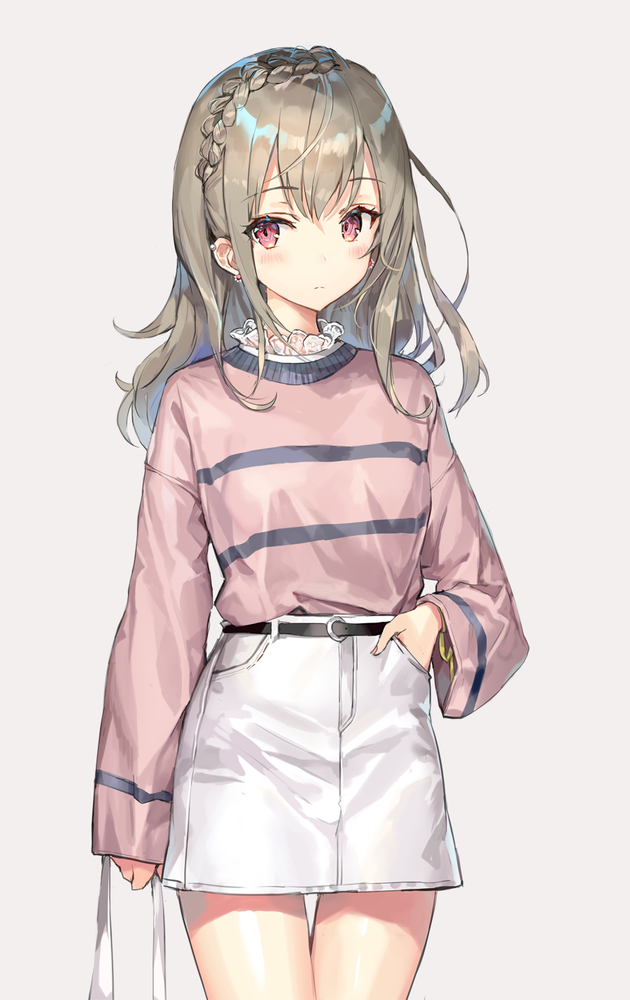
#> input picture ImagePreprocess/colour_girl.png, 630 x 1000 px, shrunk from 900 x 1428 before the run, found by its file name
$ python opencv_sketch.py
#> lines starting #> are read from the running program, lines starting #| are printed output that depends on the picture; after the words box and inside, x2 and y2 are one past the last pixel; in counts of white or black regions, pixels touching at a corner belong together
#coding:utf-8
import cv2
import numpy as np

#读取原始图像
gray = cv2.imread('ImagePreprocess\colour_girl.png')
#> gray is the input picture: shape (1000, 630, 3); mean B, G, R 212.8, 213.9, 225.6

#图像灰度处理
gray = cv2.cvtColor(gray,cv2.COLOR_BGR2GRAY)
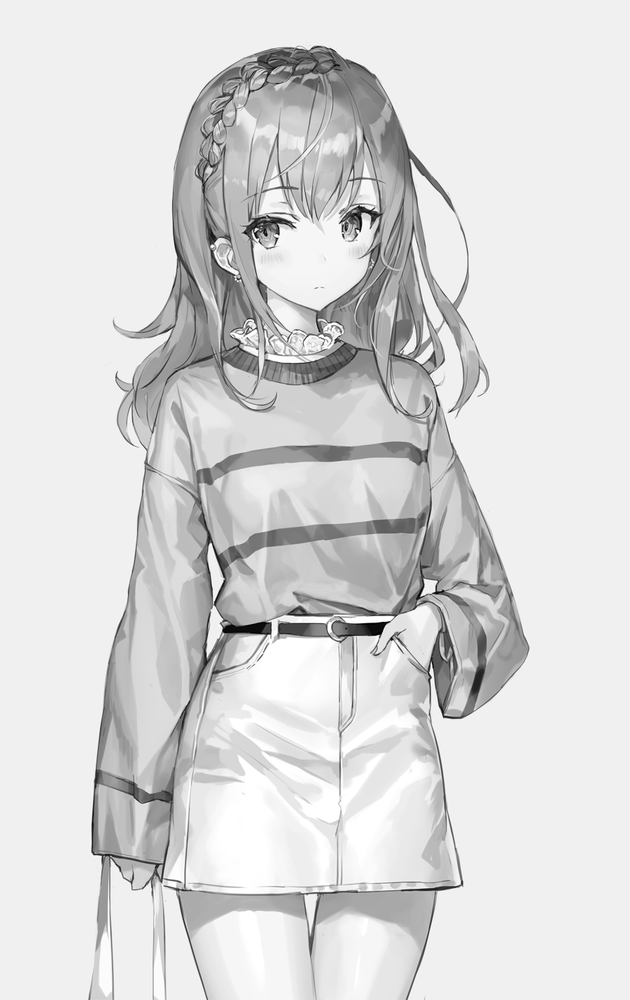
#> gray: shape (1000, 630); min 0, max 255, mean 217.2

#高斯滤波降噪
gaussian = cv2.GaussianBlur(gray, (11,11), 0)
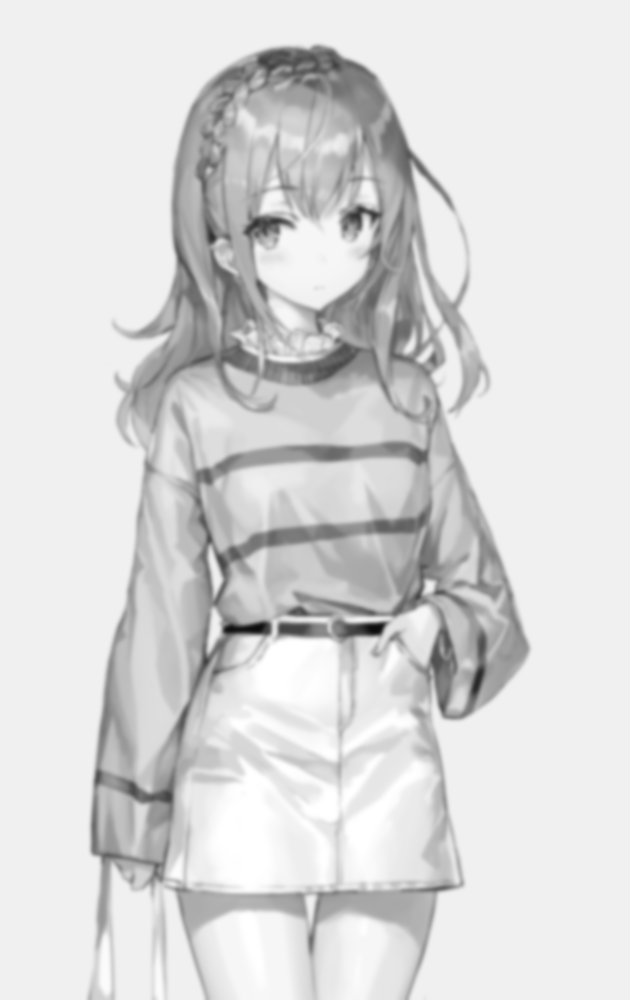
#> gaussian: shape (1000, 630); min 12, max 255, mean 217.2

#Canny算子
canny = cv2.Canny(gaussian, 50, 150)
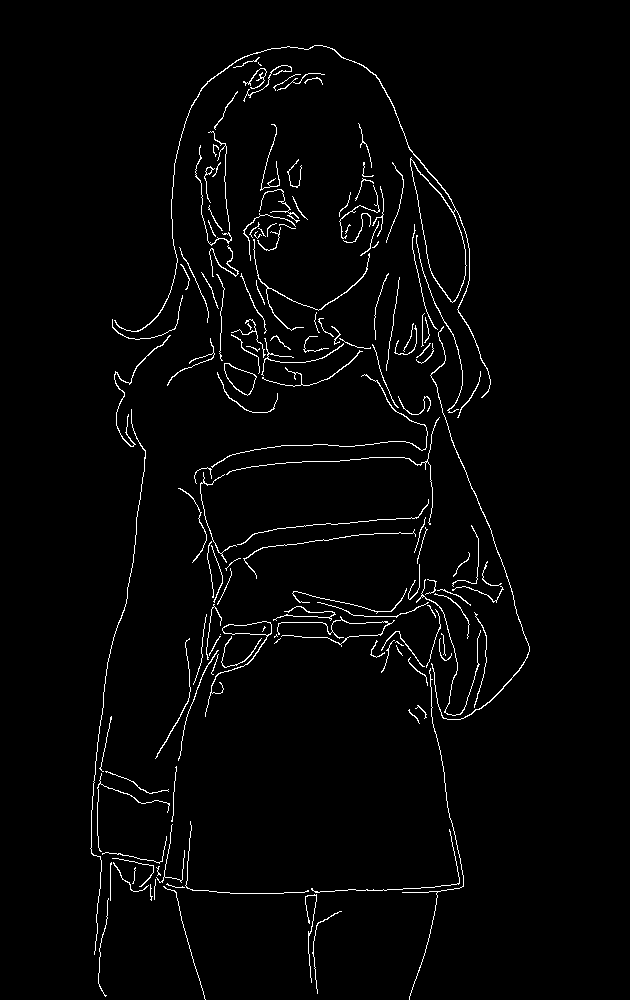
#> canny: shape (1000, 630); 2.3% white in thin lines or dots, all inside (x1, y1, x2, y2) = (90, 45, 530, 1000)

#阈值化处理
ret, result = cv2.threshold(canny, 0, 255, cv2.THRESH_BINARY_INV+cv2.THRESH_OTSU)
#> ret = 0

#显示图像
cv2.namedWindow("result",0)
#cv2.imshow('src', img)
cv2.imshow('result', result)
cv2.waitKey()
cv2.destroyAllWindows()
